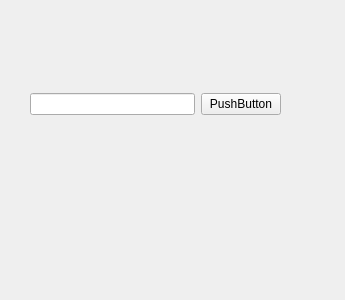
<?xml version="1.0" encoding="UTF-8"?>
<ui version="4.0">
 <class>Form</class>
 <widget class="QWidget" name="Form">
  <property name="geometry">
   <rect>
    <x>0</x>
    <y>0</y>
    <width>345</width>
    <height>300</height>
   </rect>
  </property>
  <property name="windowTitle">
   <string>Form</string>
  </property>
  <widget class="QWidget" name="">
   <property name="geometry">
    <rect>
     <x>30</x>
     <y>90</y>
     <width>251</width>
     <height>29</height>
    </rect>
   </property>
   <layout class="QHBoxLayout" name="horizontalLayout">
    <item>
     <widget class="QLineEdit" name="lineEdit"/>
    </item>
    <item>
     <widget class="QPushButton" name="pushButton">
      <property name="text">
       <string>PushButton</string>
      </property>
     </widget>
    </item>
   </layout>
  </widget>
 </widget>
 <resources/>
 <connections/>
</ui>
